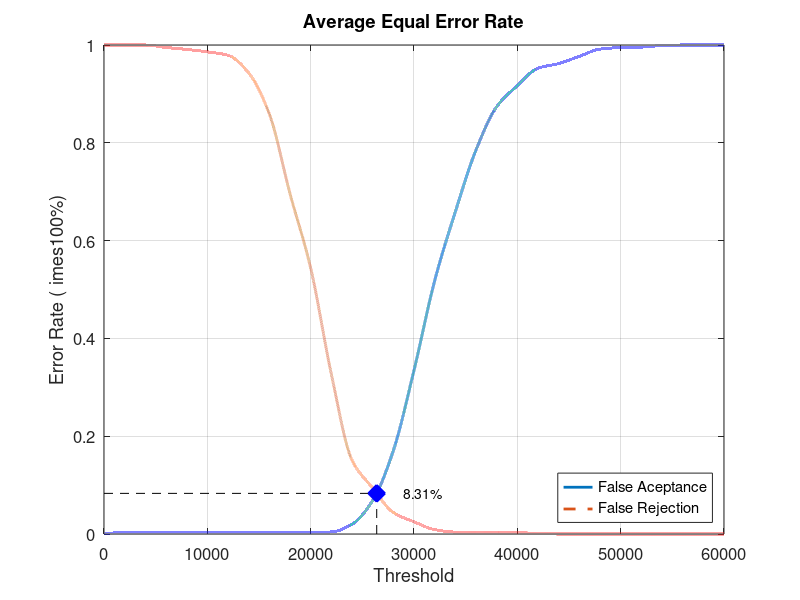
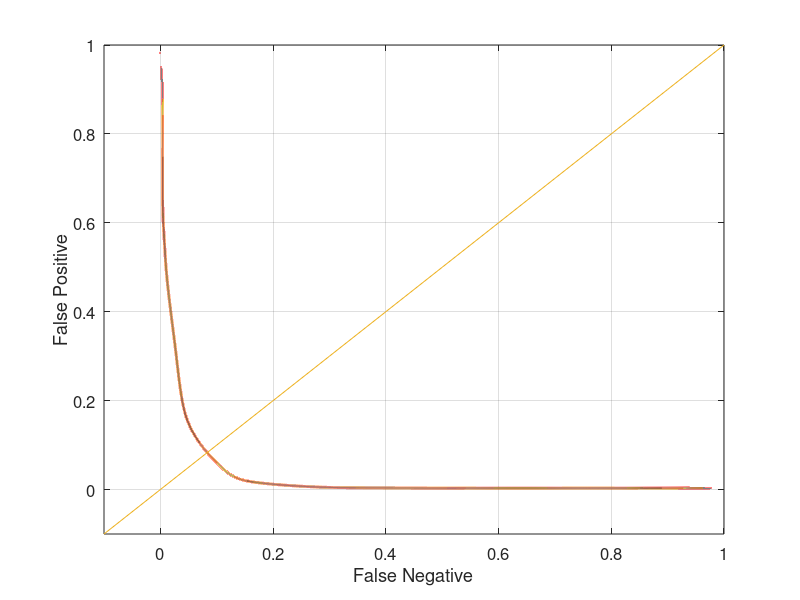

Recreate these plots in MATLAB, in order.
close all;
clear;
clc;
x = 0:2000:60000;
xq = 0:0.5:60000;

y0 = [0 0.0031579 0.0031579 0.0031579 0.0031579 0.0031579 0.0031579 0.0031579 0.0031579 0.0031579 0.0031579 0.00421053 0.02 0.0684211 0.170526 0.334737 0.517895 0.658947 0.785263 0.873684 0.916842 0.952632 0.962105 0.976842 0.991579 0.994737 0.99579 0.998947 1 1 1]
yy0 = interp1(x, y0, xq, 'pchip');
y1 = [1 1 1 0.995 0.991 0.986 0.979 0.943 0.859 0.696 0.544 0.327 0.151 0.094 0.044 0.025 0.009 0.004 0.004 0.004 0.003 0.001 0 0 0 0 0 0 0 0 0]
yy1 = interp1(x, y1, xq, 'pchip');

% Calculating EER: 
y2 = abs(y0 - y1);
find(y2 == min(y2))
yy2 = abs(yy0 - yy1);
xEER = find(yy2 == min(yy2));
xEERIndex = xq(xEER) % X-axis EER
yEER = yy0(xEER) % Y-axis EER

main = figure
plot(xq, yy0,'-','LineWidth', 2);	hold on
plot(xq, yy1,'--','LineWidth', 2);	hold on
plot([xEERIndex xEERIndex], [0 yEER], 'k--');	hold on
plot([0 xEERIndex], [yEER yEER], 'k--');	hold on
plot(xEERIndex, yEER, 'bx', 'LineWidth', 10);	hold on
text(xEERIndex + 10 * xEERIndex / 100, yEER, [num2str(round((10000 * yEER)) / 100) '%'])
legend('False Aceptance', 'False Rejection', 'Location', 'SouthEast')
xlabel('Threshold')
ylabel('Error Rate (	imes100%)')
title('Average Equal Error Rate')
set(gca, 'FontSize', 12)
axis([0 60000 0 1])
grid on

print(main, 'Database4AverageMain', '-dpng');
FNRxFPR = figure('Color', [1 1 1]);
plot(yy1, yy0, '-', yy1, yy0, 'LineWidth', 2);
hold on
y = -0.1:0.1:1
plot(y, y); 
set(gca, 'FontSize', 12)
xlabel('False Negative')
ylabel('False Positive')
axis([-0.1 1 -0.1 1])
set(gca, 'FontSize', 12)
grid on

print(FNRxFPR, 'Database4AverageFNRxFPR','-dpng');
